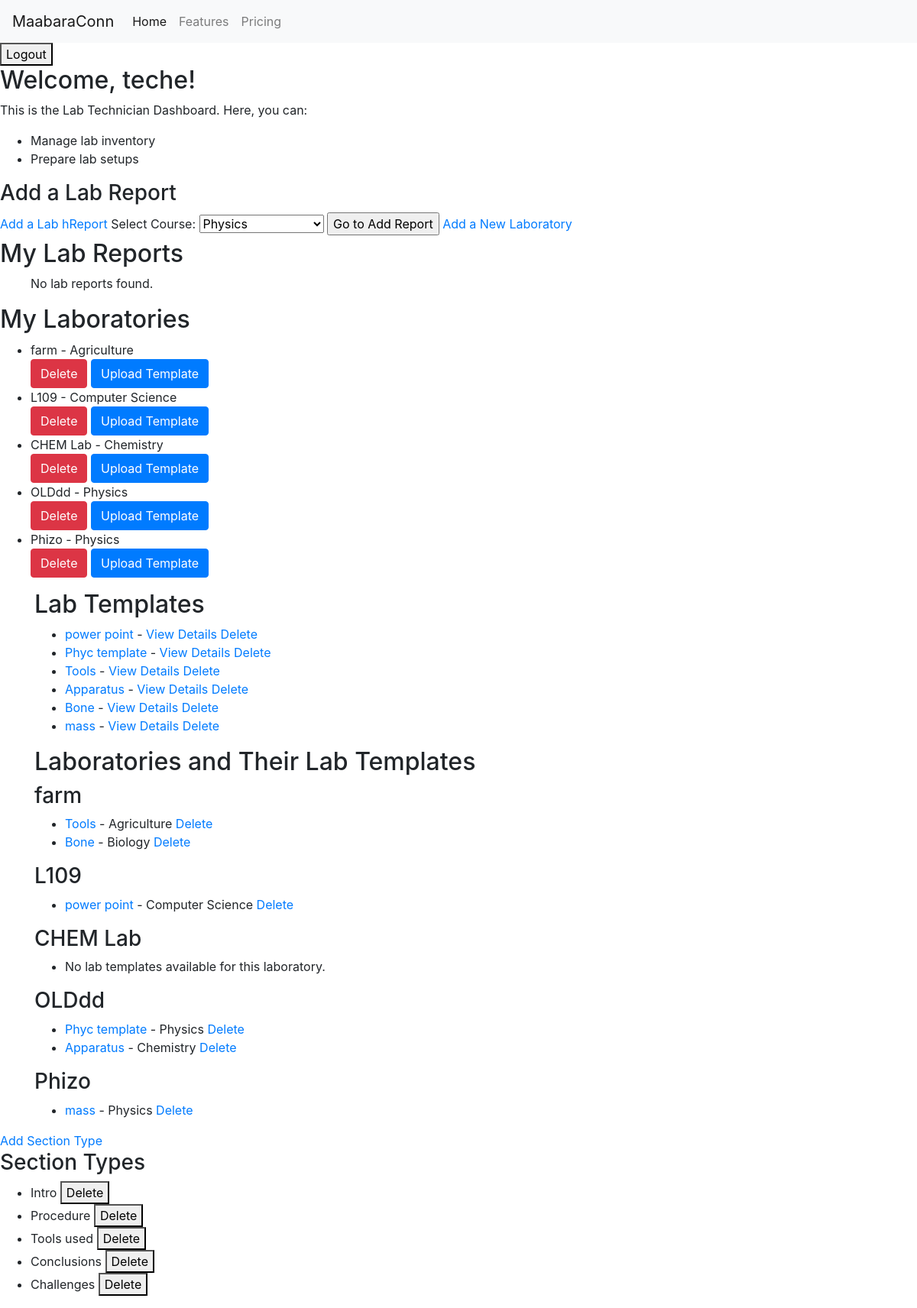
The app's page /users/dashboard/ (signed in) with its own data.
### users/models.py (models this page shows, shortened)
class User(AbstractUser):
    class Role(models.TextChoices):
        STUDENT = 'ST', _('Student')
        LAB_TECH = 'LT', _('Lab Technician')
        LECTURER = 'LE', _('Lecturer')
    role = models.CharField(
        max_length=2,
        choices=Role.choices,
        default=Role.STUDENT,
    )
    groups = models.ManyToManyField(Group, verbose_name=_('groups'), blank=True, help_text=_(
        'The groups this user belongs to. A user will get all permissions granted to each of their groups.'),
        related_name="user_set_custom",
        related_query_name="user",
    )
    user_permissions = models.ManyToManyField(
        Permission,
        verbose_name=_('user permissions'),
        blank=True,
        help_text=_('Specific permissions for this user.'),
        related_name="user_set_custom",
        related_query_name="user",
    )

class Laboratory(models.Model):
    course = models.ForeignKey(
        Course, on_delete=models.CASCADE, related_name='laboratories')
    name = models.CharField(max_length=255)
    creator = models.ForeignKey(
        settings.AUTH_USER_MODEL, on_delete=models.CASCADE, related_name='laboratories')

class Course(models.Model):
    name = models.CharField(max_length=255, unique=True)
    code = models.CharField(max_length=10, unique=True)
    lecturer = models.ForeignKey(
        User, on_delete=models.CASCADE, related_name='courses')
    student = models.ManyToManyField(
        User, related_name='enrolled_courses', blank=False)

class LabTemplate(models.Model):
    course = models.ForeignKey(
        Course, on_delete=models.CASCADE, related_name='lab_templates')
    name = models.CharField(max_length=255)
    laboratory = models.ForeignKey(
        Laboratory, on_delete=models.CASCADE, related_name='lab_templates')

class SectionType(models.Model):
    name = models.CharField(max_length=100)
    default_content = models.TextField(blank=True)

### users/views.py (the view, shortened to what this page needs)
# urls.py: path('dashboard/', views.dashboard, name='dashboard'),
@login_required
def dashboard(request):
    if request.user.role == User.Role.STUDENT:
        courses = Course.objects.filter(
            student=request.user)  # Example query
        lab_reports = LabReport.objects.filter(
            creator=request.user)  # Example query
        grades = Grade.objects.filter(
            lab_report__creator=request.user)  # Example query
        enrolled_courses = request.user.enrolled_courses.all()
        available_courses = Course.objects.exclude(
            id__in=enrolled_courses.values_list('id', flat=True))
        lab_reports = LabReport.objects.filter(creator=request.user)
        grades = Grade.objects.filter(lab_report__creator=request.user)
        context = {
            'enrolled_courses': enrolled_courses,
            'available_courses': available_courses,
            'lab_reports': lab_reports,
            'grades': grades,
            'courses': courses
        }
        return render(request, 'users/student_dashboard.html', context)
    elif request.user.role == User.Role.LAB_TECH:
        lab_reports_to_process = LabReport.objects.filter(
            status='Processing')  # Example query
        courses = Course.objects.all()
        course_id = Course.objects.first().id
        my_laboratories = Laboratory.objects.filter(creator=request.user)
        templates = LabTemplate.objects.all()
        my_lab_reports = LabReport.objects.filter(creator=request.user)
        section_types = SectionType.objects.all()
        context = {
            'templates': templates,
            'section_types': section_types,
            'my_laboratories': my_laboratories,
            'my_lab_reports': my_lab_reports,
            'course_id': course_id,
            'courses': courses,
            'lab_reports_to_process': lab_reports_to_process,
        }
        return render(request, 'users/labtech_dashboard.html', context)
    else:
        return HttpResponse("Your role is not defined for a specific dashboard.")

### users/templates/users/labtech_dashboard.html (shortened to what this page needs)
{% extends 'base.html' %} {% block content %}
<h2>Welcome, {{ request.user.username }}!</h2>
<p>This is the Lab Technician Dashboard. Here, you can:</p>
<ul>
  <li>Manage lab inventory</li>
  <li>Prepare lab setups</li>
</ul>
<h3>Add a Lab Report</h3>
<a href="" id="addLabReportLink">Add a Lab hReport</a>
  <label for="course">Select Course:</label>
  <select name="course_id" id="courseSelect">
    {% for course in courses %}
    <option value="{{ course.id }}">{{ course.name }}</option>
    {% endfor %}
  </select>
  <input type="submit" value="Go to Add Report" />
<a href="{% url 'add_laboratory' %}">Add a New Laboratory</a>
<h2>My Lab Reports</h2>
<ul>
  {% for report in my_lab_reports %}
    <li>{{ report.title }} - {{ report.description }}</li>
  {% empty %}
    <p>No lab reports found.</p>
  {% endfor %}
</ul>
<h2>My Laboratories</h2>
<ul>
  {% for laboratory in my_laboratories %}
    <li>
      {{ laboratory.name }} - {{ laboratory.course.name }}
      <div>
        <a href="{% url 'delete_laboratory' laboratory.id %}" class="btn btn-danger" onclick="return confirm('Are you sure you want to delete this laboratory?');">Delete</a>
        <a href="{% url 'lab_template_upload' lab_id=laboratory.id %}" class="btn btn-primary">Upload Template</a>
      </div>
    </li>
  {% empty %}
    <p>No laboratories found.</p>
  {% endfor %}
</ul>
<div class="container">
  <h2>Lab Templates</h2>
  <ul>
      {% for template in templates %}
      <li>
          <a href="{% url 'add_sections_to_template' lab_template_id=template.id %}">{{ template.name }}</a>
          {{ template.title }} - <a href="{% url 'view_template_details' template.id %}">View Details</a>
          <a href="{% url 'lab_template_delete' template.id %}" onclick="return confirm('Are you sure?');">Delete</a>
      </li>
      {% endfor %}
  </ul>
</div>
<div class="container">
  <h2>Laboratories and Their Lab Templates</h2>
  {% for laboratory in my_laboratories %}
  <div class="laboratory">
    <h3>{{ laboratory.name }}</h3>
    <ul>
      {% for template in laboratory.lab_templates.all %}
      <li>
          <a href="{{ template.template_file.url }}">{{ template.name }}</a> - {{ template.course.name }}
          <a href="{% url 'lab_template_delete' template.id %}" onclick="return confirm('Are you sure?');">Delete</a>
      </li>
      {% empty %}
      <li>No lab templates available for this laboratory.</li>
      {% endfor %}
    </ul>
  </div>
  {% endfor %}
</div>
<a href="{% url 'add_section_type' %}">Add Section Type</a>
<h3>Section Types</h3>
<ul>
  {% for section_type in section_types %}
  <li>
    {{ section_type.name }}
    <form action="{% url 'delete_section_type' section_type.id %}" method="post" style="display:inline;">
      <button type="submit" onclick="return confirm('Are you sure?');">Delete</button>
    </form>
  </li>
  {% endfor %}
</ul>
{% endblock %}

### records on screen
User: user.username "teche"
Laboratory: name "farm", course.name "Agriculture"
Laboratory: name "L109", course.name "Computer Science"
Laboratory: name "CHEM Lab", course.name "Chemistry"
Laboratory: name "OLDdd", course.name "Physics"
Laboratory: name "Phizo", course.name "Physics"
LabTemplate: name "power point", course.name "Computer Science"
LabTemplate: name "Phyc template", course.name "Physics"
LabTemplate: name "Tools", course.name "Agriculture"
LabTemplate: name "Apparatus", course.name "Chemistry"
LabTemplate: name "Bone", course.name "Biology"
LabTemplate: name "mass", course.name "Physics"
SectionType: name "Intro"
SectionType: name "Procedure"
SectionType: name "Tools used"
SectionType: name "Conclusions"
SectionType: name "Challenges"

### other values on screen
form field course_id "Physics"
